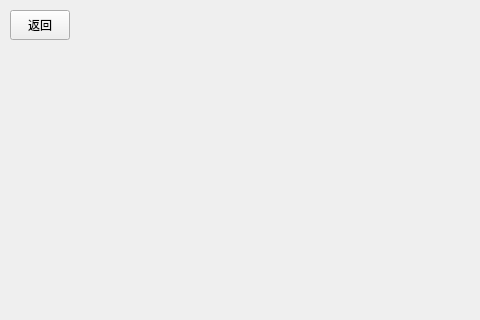
<?xml version="1.0" encoding="UTF-8"?>
<ui version="4.0">
 <class>Form</class>
 <widget class="QWidget" name="Form">
  <property name="geometry">
   <rect>
    <x>0</x>
    <y>0</y>
    <width>480</width>
    <height>320</height>
   </rect>
  </property>
  <property name="windowTitle">
   <string>进攻推荐布局</string>
  </property>
  <widget class="QPushButton" name="back">
   <property name="geometry">
    <rect>
     <x>10</x>
     <y>10</y>
     <width>60</width>
     <height>30</height>
    </rect>
   </property>
   <property name="text">
    <string>返回</string>
   </property>
  </widget>
  <widget class="QLabel" name="label">
   <property name="geometry">
    <rect>
     <x>120</x>
     <y>0</y>
     <width>241</width>
     <height>320</height>
    </rect>
   </property>
   <property name="text">
    <string/>
   </property>
   <property name="pixmap">
    <pixmap>image/进攻推荐布局.png</pixmap>
   </property>
  </widget>
 </widget>
 <resources/>
 <connections/>
</ui>
